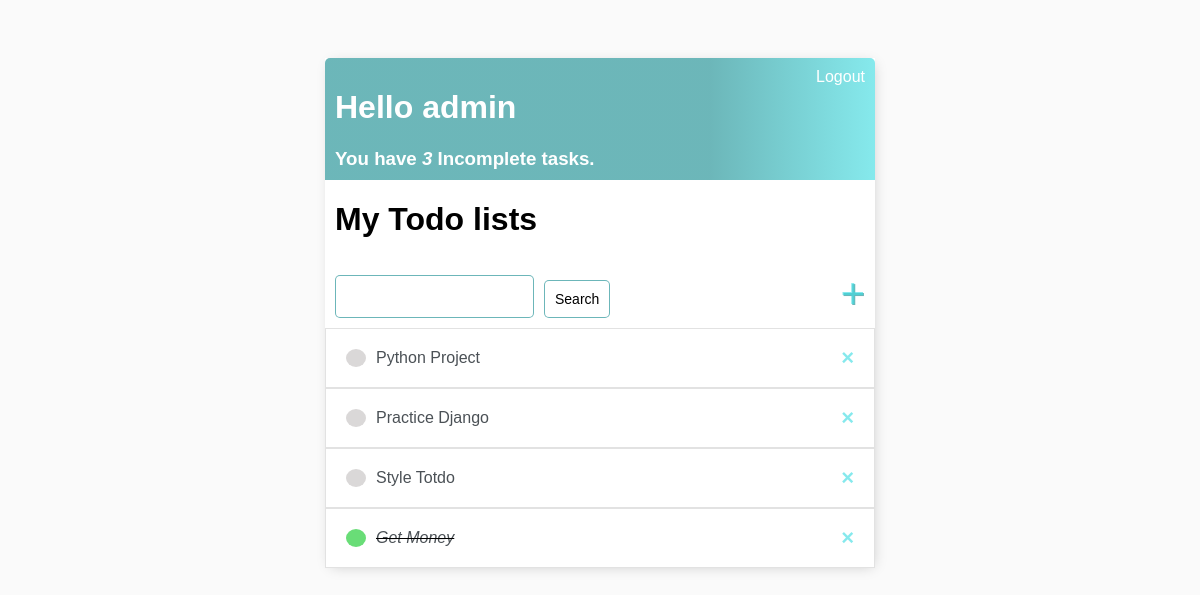
The app's page / (signed in), older data.
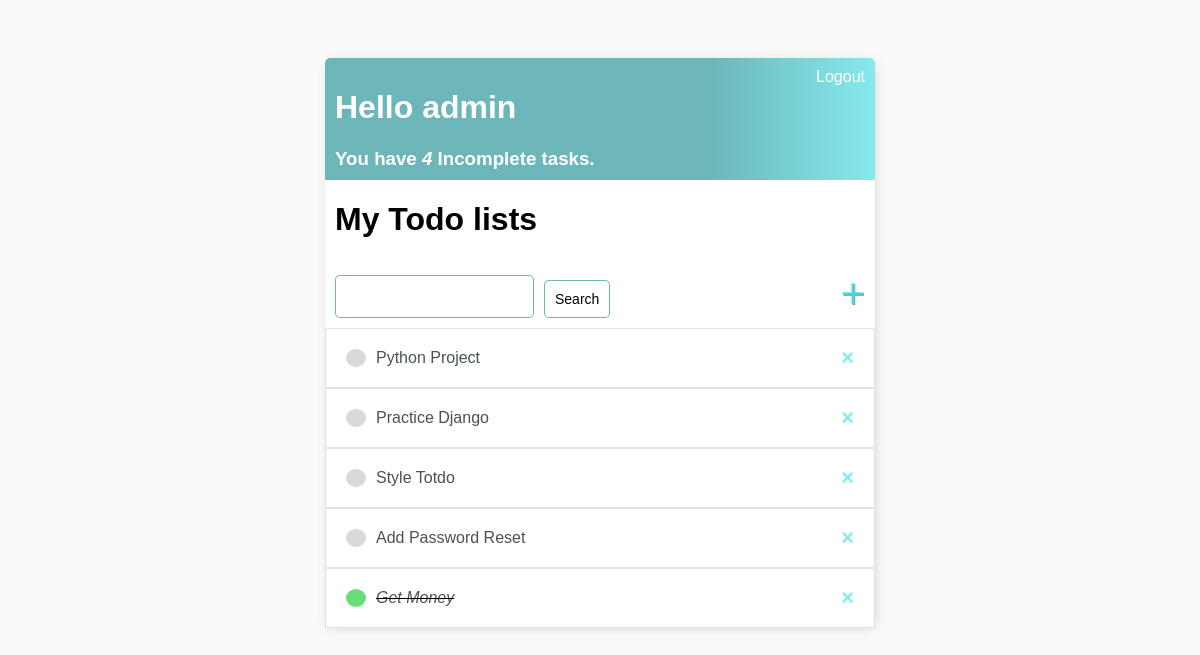
The same page, newer data.
### Todo_app/models.py (models this page shows)
class Task(models.Model):
    user = models.ForeignKey(User, on_delete=models.CASCADE, null=True, blank=True)
    title = models.CharField(max_length=100)
    description = models.TextField(null=True, blank=True)
    complete = models.BooleanField(default=False)
    created = models.DateTimeField(auto_now_add=True)
    def __str__(self):
        return self.title
    class Meta:
        ordering = ['complete']

### Todo_app/views.py (the view)
# urls.py: path('',Tasklist.as_view(), name="tasks"),
class Tasklist(LoginRequiredMixin, ListView):
    model = Task
    context_object_name = 'tasks'
    template_name = 'index.html'
    def get_context_data(self, **kwargs):
        context = super().get_context_data(**kwargs)
        context['tasks'] = context['tasks'].filter(user=self.request.user)
        context['count'] = context['tasks'].filter(complete=False).count()
        search_input = self.request.GET.get('search_input') or ''
        if search_input:
            context['tasks'] = context['tasks'].filter(title__startswith= search_input)
            context['search_input'] = search_input
        return context

### templates/index.html
{% extends 'base.html' %} {% block content %}
<div class="header-bar">
    <div>
        <h1>Hello {{request.user}}</h1>
        <h3 style="margin:0">You have
            <i>{{count}}</i> Incomplete tasks.</h3>
    </div>
    {% if request.user.is_authenticated %} <a href="{% url 'logout' %}">Logout</a> {% else %} <a href="{% url 'login' %}">Login</a> {% endif %}
</div>
<h1 style="margin-left:10px;">My Todo list{{count|pluralize}}</h1>
<div class="search-add-wrapper">
    <form action="" method="GET" class="form">
        <input type="text" value="{{search_input}}" name="search_input"> <input type="submit" value="Search">
    </form>
    <a href="{% url 'taskCreate' %}" class="add-link">&#x2b;</a>
</div>
<div class="task-item-wrapper">
    {% for task in tasks %}
    <div class="task-wrapper">
        {% if task.complete %}
        <div class="task-title">
            <div class="task-complete-icon"></div>
            <i><s><a href="{% url 'taskUpdate' task.id %}">{{task}}</a></s></i>
        </div> {% else %}
        <div class="task-title">
            <div class="task-incomplete-icon"></div>
            <a href="{% url 'taskUpdate' task.id %}">{{task}}</a>
        </div> {% endif %}
        <a class="delete-icon" href="{% url 'taskDelete' task.id %}">&#215;</a>
    </div>
    {% empty %}
    <div class="task-no">
        <p href="">No Task Found !</p>
    </div> {% endfor %}
</div>
{% endblock content %}

### templates/base.html (shortened to what this page needs)
{% load static %}
<!DOCTYPE html>
<html lang="en">
<head>
    <link rel="stylesheet" href="{% static 'style.css' %}">
</head>
<body>
    <div class="container">
        {% block content %} {% endblock content %}
    </div>
</body>
</html>

### static/style.css (style rules this page uses)
body { background-color: #fafafa; padding-top: 50px; font-family: 'Nunito', sans-serif; }
h1, h2, h3, h4, h5, h6 { font-family: 'Relaway', sans-serif; }
a, p { color: #4b5156; }
.container { max-width: 550px; margin: auto; background-color: #fff; box-shadow: 2px 2px 13px -4px rgba(0, 0, 0, 0.21); }
.header-bar { display: flex; justify-content: space-between; padding: 10px; color: #fff; border-radius: 5px 5px 0px 0px; background: linear-gradient(90deg, #188d91a2 0%, #188d91a2 70%, #40dde2a2 100%) }
.header-bar a { color: #fff; text-decoration: none; }
.task-wrapper { display: flex; justify-content: space-between; padding: 20px; background-color: #fff; align-items: center; border: 1px solid rgb(226, 226, 226); }
.task-title { display: flex; }
.task-title a { text-decoration: none; color: #4b5156; margin-left: 10px; }
.task-complete-icon { height: 20xp; width: 20px; border-radius: 50%; background-color: rgb(105, 221, 119); }
.task-incomplete-icon { height: 20xp; width: 20px; border-radius: 50%; background-color: rgb(218, 216, 216); }
.task-title a { text-transform: capitalize; }
.delete-icon { color: #40dde2a2; font-size: 22px; font-weight: 900; line-height: 0; text-decoration: none; }
.search-add-wrapper { display: flex; justify-content: space-between; padding: 10px; align-items: center; }
.add-link { font-size: 42px; text-decoration: none; color: #40dde2a2; text-shadow: 1px 1px #188d91a2; }
.form { display: flex; }
h3 { margin: auto; }
input[type=text], input[type=password], textarea { border: 1px solid #188d91a2; width: 90%; padding: 10px; border-radius: 5px; margin-top: 5px; }
input[type=submit] { border: 1px solid #188d91a2; cursor: pointer; color: #000; padding: 10px; font-size: 14px; background-color: #fff; border-radius: 5px; margin-left: 10px; margin-top: 10px; }

Row changes from the older to the newer data that the page shows:
added Task: title "Add Password Reset"
Text that changed along with them:
{{ count }}: "3" → "4"
